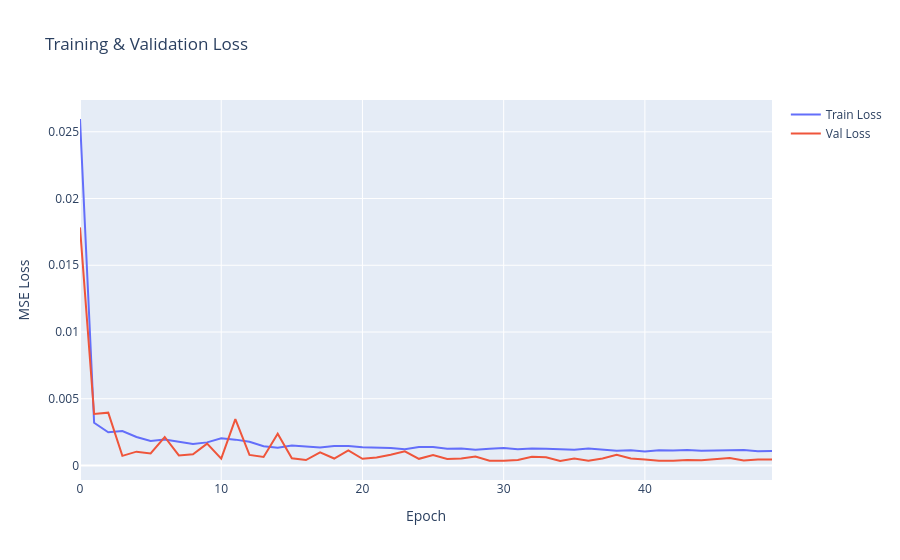

This figure's notebook cell:
### Code cell
# Plot training curves
fig = go.Figure()
fig.add_trace(go.Scatter(y=history['train_loss'], name='Train Loss'))
fig.add_trace(go.Scatter(y=history['val_loss'], name='Val Loss'))
fig.update_layout(title='Training & Validation Loss', xaxis_title='Epoch', yaxis_title='MSE Loss')
fig.show()
